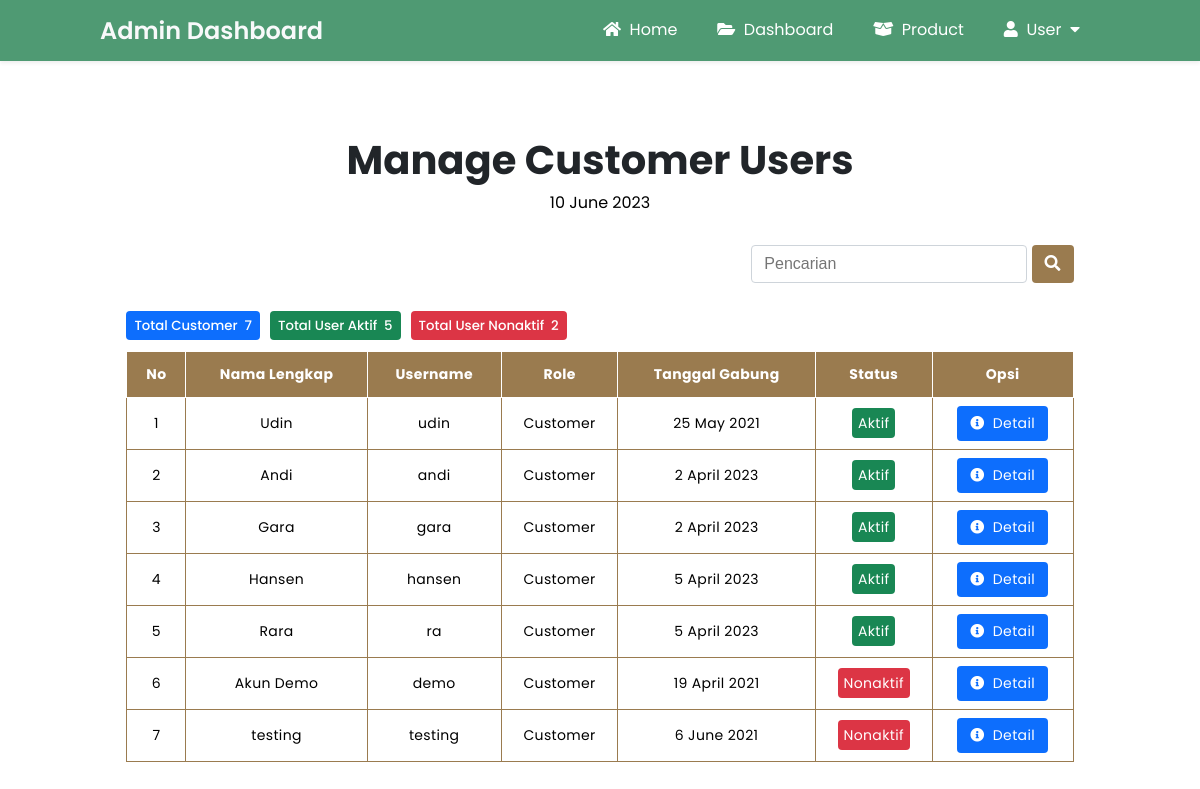
Page /admin/user-customer.php (signed in) on the committed database.
### tables this page shows
CREATE TABLE IF NOT EXISTS `tbl_user` (
  `id` int NOT NULL AUTO_INCREMENT,
  `nama_lengkap` varchar(200) NOT NULL,
  `username` varchar(200) NOT NULL,
  `password` varchar(200) NOT NULL,
  `tgl_buat` varchar(200) NOT NULL,
  `status` varchar(200) NOT NULL,
  `role` varchar(200) NOT NULL,
  `job_desc` varchar(200) NOT NULL,
  `rating` varchar(200) DEFAULT NULL,
  PRIMARY KEY (`id`)
);

### config/config.php (called while the page is built, shortened)
<?php
$hostname = "localhost";
$username = "root";
$password = "";
$database = "db_cafe";
$koneksi = mysqli_connect($hostname, $username, $password, $database);
function queryUser($queryUser)
{
    global $koneksi;
    $hasil = mysqli_query($koneksi, $queryUser);
    $tampungBaris = [];
    while ($baris = mysqli_fetch_assoc($hasil)) {
        $tampungBaris[] = $baris;
    }
    return $tampungBaris;
}
?>

### admin/user-customer.php (the view, shortened to what this page needs)
<?php
require '../config/config.php';
$queryEnable = queryUser("SELECT * FROM tbl_user WHERE status = 'Aktif' AND role = 'Customer' ORDER BY status = 'Aktif' DESC");
$queryDisable = queryUser("SELECT * FROM tbl_user WHERE status = 'Nonaktif' AND role = 'Customer' ORDER BY status = 'Aktif' DESC");
$queryUser = queryUser("SELECT * FROM tbl_user WHERE role = 'Customer' ORDER BY status = 'Aktif' DESC");
$totalCustomer = count($queryUser);
$totalEnable = count($queryEnable);
$totalDisable = count($queryDisable);
?>
<!DOCTYPE html>
<html lang="en">
<head>
    <link rel="stylesheet" href="https://cdnjs.cloudflare.com/ajax/libs/font-awesome/5.15.3/css/all.min.css" />
    <link rel="stylesheet" href="../css/user.css?v=<?php echo time(); ?>">
</head>
<body>
<header class="nav-top-mg">
    <div class="logo">
        <a href="admin.php">
            Admin Dashboard
        </a>
    </div>
    <nav class="nav-bot">
        <ul>
            <li><a href="../index.php"><i class="fas fa-home"></i>&nbsp;&nbsp;Home</a></li>
            <li><a href="admin.php"><i class="fas fa-folder-open"></i>&nbsp;&nbsp;Dashboard</a></li>
            <li><a href="product.php"><i class="fas fa-box-open"></i>&nbsp;&nbsp;Product</a></li>
            <li class="dropdown1"><a href="#"><i class="fas fa-user"></i>&nbsp;&nbsp;User&nbsp;&nbsp;<i class="fas fa-caret-down"></i></a>
            </li>
        </ul>
    </nav>
</header>
<section class="tabel">
    <div class="table-container">
        <h1 class="heading">Manage Customer Users</h1>
        <p class="date"><?php echo date("j F Y"); ?></p>
<section class="pencarian">
    <div class="container">
        <form method="post">
            <input type="text" name="kata_kunci" placeholder="Pencarian">
            <button type="submit" name="cari" class="button-pencarian">
                <i class="fas fa-search"></i>
            </button>
        </form>
    </div>
</section>
<section class="informasi">
    <h5>
        <?php
        if(isset($totalPencarian)) {
            echo "<span class='cari'>Hasil Pencarian&nbsp; " . $totalPencarian . "</span>";
        } else {
            echo "<span class='customer'>Total Customer&nbsp; " . $totalCustomer . "</span>";
            echo "<span class='aktif2'>Total User Aktif&nbsp; " . $totalEnable . "</span>";
            echo "<span class='nonaktif2'>Total User Nonaktif&nbsp; " . $totalDisable . "</span>";
        }
        ?>
    </h5>
</section>
        <table class="table">
            <thead>
                <tr>
                    <th>No</th>
                    <th>Nama Lengkap</th>
                    <th>Username</th>
                    <th>Role</th>
                    <th>Tanggal Gabung</th>
                    <th>Status</th>
                    <?php
                    if($_SESSION['job_desc'] == 'Owner' || $_SESSION['job_desc'] == 'CEO' || $_SESSION['job_desc'] == 'Customer Manager') {
                        echo "<th>Opsi</th>";
                    }
                    ?>
                </tr>
            </thead>
            <tbody>
                <?php $i = 1; ?>
                <?php foreach($queryUser as $dataUser) : ?>
                <tr>
                    <td data-label="No"><?= $i; ?></td>
                    <td data-label="Nama Lengkap"><?= $dataUser['nama_lengkap']; ?></td>
                    <td data-label="Username"><?= $dataUser['username']; ?></td>
                    <td data-label="Role"><?= $dataUser['role']; ?></td>
                    <td data-label="Tanggal Gabung"><?= $dataUser['tgl_buat']; ?></td>
                    <td data-label="Status">
                        <?php
                            if($dataUser['status'] == "Aktif") {
                                echo "<span class='aktif'>Aktif</span>";
                            } elseif($dataUser['status'] == "Nonaktif") {
                                echo "<span class='nonaktif'>Nonaktif</span>";
                            }
                        ?>
                    </td>
                    <?php
                    $idUser = $dataUser['id'];
                    if($_SESSION['job_desc'] == 'Owner' || $_SESSION['job_desc'] == 'CEO' || $_SESSION['job_desc'] == 'Customer Manager') {
                        echo "<td data-label='Opsi'>
                                <a href='detail-user.php?id=$idUser' class='btn-biru'><i class='fas fa-info-circle'></i>&nbsp;&nbsp;Detail</a>
                            </td>";
                    }
                    ?>
                </tr>
                <?php $i++; ?>
                <?php endforeach; ?>
            </tbody>
        </table>
    </div>
</section>
</body>
</html>

### css/user.css (style rules this page uses)
body { font-family: "Poppins", sans-serif; }
header { position: absolute; top: 0; left: 0; padding: 0 100px; background: #4f9a73; width: 100%; box-sizing: border-box; box-shadow: 0 0.125rem 0.25rem rgba(0, 0, 0, 0.075); z-index: 999999; }
header .logo a { margin-top: 13px; color: #f8f9fa; height: 48px; font-size: 24px; float: left; font-weight: 600; text-decoration: none; }
header nav { float: right; }
header nav ul { margin: 0; padding: 0; display: flex; }
header nav ul li { list-style: none; position: relative; }
header nav ul li a { height: 50px; line-height: 50px; padding: 5px 20px; color: #fff; text-decoration: none; display: block; }
.tabel { margin-top: 130px; margin-bottom: 75px; }
.table-container { padding: 0 10%; margin: 40px auto 0; }
.heading { font-size: 40px; text-align: center; margin-bottom: 40px; color: #212529; margin-block-end: 0em; }
p.date { text-align: center; margin-top: 0px; margin-bottom: 20px; }
.table { width: 100%; border-collapse: collapse; }
.table thead { background-color: #9a7b4f; }
.table thead tr th { font-size: 14px; font-weight: medium; letter-spacing: 0.35px; color: #fff; opacity: 1; padding: 12px; vertical-align: top; border: 0.5px solid #fff; }
.table tbody tr td { font-size: 14px; letter-spacing: 0.35px; font-weight: normal; padding: 8px; text-align: center; border: 0.5px solid #9a7b4f; }
span.aktif { background-color: #198754; color: #fff; padding: 5px 6px 5px 6px; border-radius: 0.25rem; }
span.nonaktif { background-color: #dc3545; color: #fff; padding: 5px 6px 5px 6px; border-radius: 0.25rem; }
.table tbody tr td .btn-biru { text-decoration: none; color: #fff; line-height: 1.5; padding: 6px 12px; border: 1px solid transparent; border-radius: 0.25rem; display: inline-block; background-color: #0d6efd; font-weight: medium; text-align: center; vertical-align: middle; }
.pencarian { margin-bottom: 25px; }
.container { text-align: right; }
input[type="text"] { margin-top: 8px; margin-bottom: 8px; width: 250px; padding: 0.375rem 0.75rem; border-radius: 0.25rem; font-size: 1rem; line-height: 1.5; border: 1px solid #ced4da; color: #212529; background-clip: padding-box; outline: none; }
button.button-pencarian { margin-top: 10px; background: #9a7b4f; color: #fff; padding: 6px 12px; border-radius: 0.25rem; border: 1px solid transparent; font-size: 1rem; line-height: 1.5; outline: none; cursor: pointer; }
h5 { margin-block-start: 1em; margin-block-end: 1.1em; }
.customer { background-color: #0d6efd; padding: 5px 8px 5px 8px; border-radius: 0.25rem; color: #fff; font-weight: 500; }
.aktif2 { background-color: #198754; padding: 5px 8px 5px 8px; border-radius: 0.25rem; color: #fff; font-weight: 500; }
.nonaktif2 { background-color: #dc3545; padding: 5px 8px 5px 8px; border-radius: 0.25rem; color: #fff; font-weight: 500; }
.aktif2, .nonaktif2 { margin-left: 10px; }

### rows in the picture
tbl_user: nama_lengkap "Udin", username "udin", role "Customer", tgl_buat "25 May 2021", status "Aktif"
tbl_user: nama_lengkap "Andi", username "andi", role "Customer", tgl_buat "2 April 2023", status "Aktif"
tbl_user: nama_lengkap "Gara", username "gara", role "Customer", tgl_buat "2 April 2023", status "Aktif"
tbl_user: nama_lengkap "Hansen", username "hansen", role "Customer", tgl_buat "5 April 2023", status "Aktif"
tbl_user: nama_lengkap "Rara", username "ra", role "Customer", tgl_buat "5 April 2023", status "Aktif"
tbl_user: nama_lengkap "Akun Demo", username "demo", role "Customer", tgl_buat "19 April 2021", status "Nonaktif"
tbl_user: nama_lengkap "testing", username "testing", role "Customer", tgl_buat "6 June 2021", status "Nonaktif"

### other values in the picture
$totalCustomer "7"
$totalEnable "5"
$totalDisable "2"
